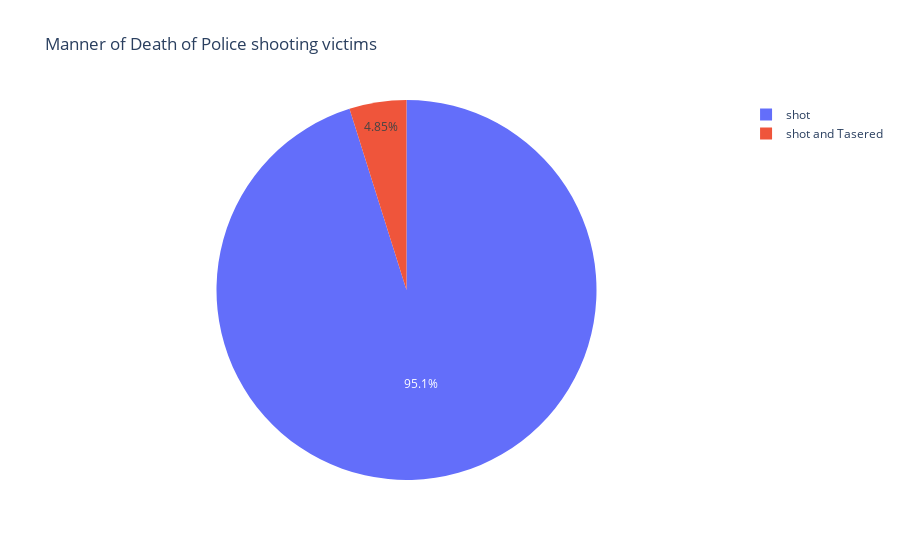

The cell this chart's notebook holds for it:
### Code cell
fig = px.pie(labels=manner_of_death.index,
            values=manner_of_death.Number,
            names=manner_of_death.index,
            title='Manner of Death of Police shooting victims')
fig.show()

### Figure 1 — Plotly figure (JSON) as saved in the notebook; plotly's stock layout.template omitted (floating-point values rounded to 4 significant figures)
{"data": [{"domain": {"x": [0, 1], "y": [0, 1]}, "hovertemplate": "label=%{label}<br>value=%{value}<extra></extra>", "labels": ["shot", "shot and Tasered"], "legendgroup": "", "name": "", "showlegend": true, "type": "pie", "values": [6258, 319]}], "layout": {"legend": {"tracegroupgap": 0}, "title": {"text": "Manner of Death of Police shooting victims"}}}
